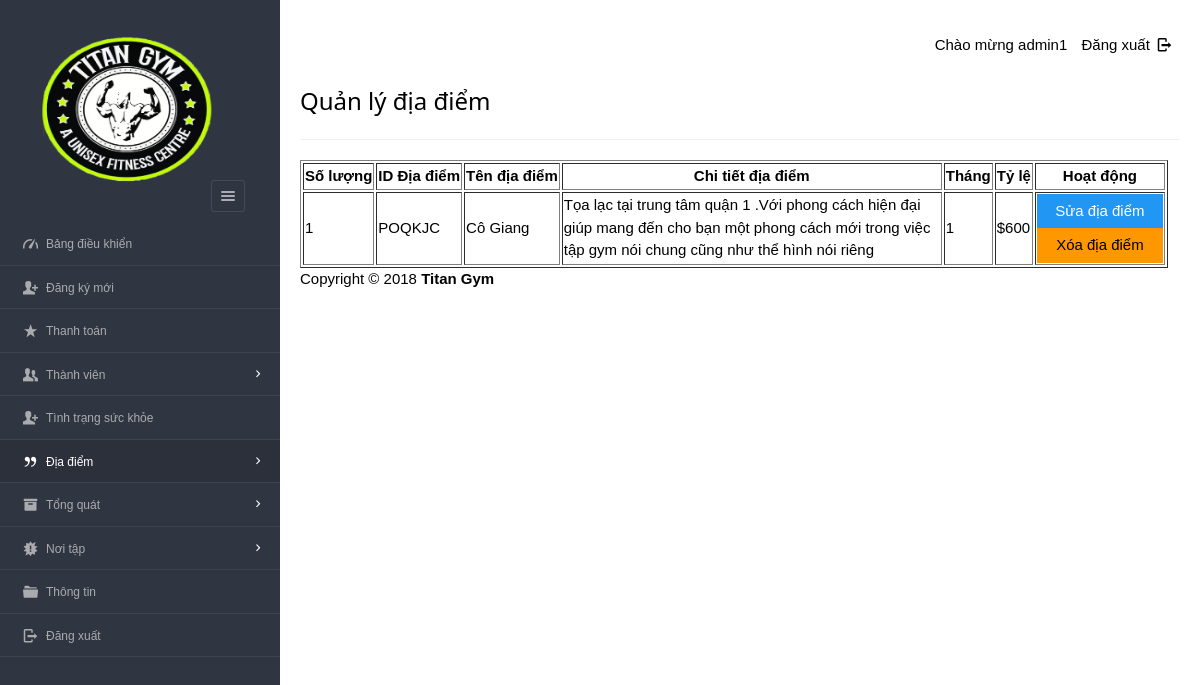
The page /dashboard/admin/view_plan.php (signed in) on the database its author committed.
### tables this page shows
CREATE TABLE `plan` (
  `pid` varchar(8) NOT NULL,
  `planName` varchar(255) NOT NULL,
  `description` varchar(255) NOT NULL,
  `validity` varchar(20) NOT NULL,
  `amount` int(10) NOT NULL,
  `active` varchar(255) DEFAULT NULL
);

### dashboard/admin/view_plan.php (the view, shortened to what this page needs)
<?php
require '../../include/db_conn.php';
?>
<!DOCTYPE html>
<html lang="en">
<head>
    <link rel="stylesheet" href="../../css/style.css"  id="style-resource-5">
    <link rel="stylesheet" href="../../css/dashMain.css">
    <link rel="stylesheet" type="text/css" href="../../css/entypo.css">
	<link href="a1style.css" rel="stylesheet" type="text/css">
</head>
     <body class="page-body  page-fade" onload="collapseSidebar()">
    	<div class="page-container sidebar-collapsed" id="navbarcollapse">
		<div class="sidebar-menu">
			<header class="logo-env">
			<div class="logo">
				<a href="main.php">
					<img src="../../images/logo.png" alt="" width="192" height="80" />
				</a>
			</div>
					<div class="sidebar-collapse" onclick="collapseSidebar()">
				<a href="#" class="sidebar-collapse-icon with-animation">
					<i class="entypo-menu"></i>
				</a>
			</div>
			</header>
    		<?php include('nav.php'); ?>
    	</div>
    		<div class="main-content">
				<div class="row">
					<div class="col-md-6 col-sm-8 clearfix">
					</div>
					<div class="col-md-6 col-sm-4 clearfix hidden-xs">
						<ul class="list-inline links-list pull-right">
							<li>Chào mừng <?php echo $_SESSION['full_name']; ?>
							</li>
							<li>
								<a href="logout.php">
									Đăng xuất <i class="entypo-logout right"></i>
								</a>
							</li>
						</ul>
					</div>
				</div>
		<h3>Quản lý địa điểm</h3>
		<hr />
		<table class="table table-bordered datatable" id="table-1" border=1>
			<thead>
				<tr>
					<th>Số lượng</th>
					<th>ID Địa điểm</th>
					<th>Tên địa điểm</th>
					<th>Chi tiết địa điểm</th>
					<th>Tháng</th>
					<th>Tỷ lệ</th>
					<th>Hoạt động</th>
				</tr>
			</thead>
				<tbody>
					<?php
					$query  = "select * from plan where active='yes' ORDER BY amount DESC";
					$result = mysqli_query($con, $query);
					$sno    = 1;
					if (mysqli_affected_rows($con) != 0) {
					    while ($row = mysqli_fetch_array($result, MYSQLI_ASSOC)) {
					        $msgid = $row['pid'];
					        echo "<tr><td>" . $sno . "</td>";
					        echo "<td>" . $row['pid'] . "</td>";
					        echo "<td>" . $row['planName'] . "</td>";
					        echo "<td width='380'>" . $row['description'] . "</td>";
					        echo "<td>" . $row['validity'] . "</td>";
					        echo "<td>$" . $row['amount'] . "</td>";
					        $sno++;
					        echo '<td><a href=edit_plan.php?id="'.$row['pid'].'"><input type="button" class="a1-btn a1-blue" id="boxxe" style="width:100%" value="Sửa địa điểm" ></a><form action="del_plan.php" method="post" onSubmit="return ConfirmDelete();"><input type="hidden" name="name" value="' . $msgid .'"/><input type="submit" id="button1" value="Xóa địa điểm" class="a1-btn a1-orange"/></form></td></tr>';
					    }
					}
					?>
				</tbody>
		</table>
<?php include('footer.php'); ?>
    	</div>
    </body>
</html>

### css/style.css (style rules this page uses)
html { font-size: 62.5%; font-family: sans-serif; }
div { display: block; }
body { font-family: "Noto Sans", sans-serif, "Helvetica Neue", Helvetica, Arial, sans-serif; font-size: 12px; line-height: 1.428571429; display: block; margin: 0; }
*, *:before, *:after { box-sizing: border-box; }
a { text-decoration: none; background: transparent; }
img { vertical-align: middle; }
img { border: 0; }
.logo img { width: 220px; height: 200px; }
input, button, select, textarea { font-family: inherit; font-size: inherit; line-height: inherit; }
button, input { line-height: normal; }
button, input, select, textarea { font-family: inherit; font-size: 100%; margin: 0; }
input { background-color: white; cursor: text; padding: 1px; border-width: 2px; border-style: inset; border-color: initial; border-image: initial; }
input, textarea, select, button { text-rendering: auto; color: initial; letter-spacing: normal; word-spacing: normal; text-transform: none; text-indent: 0px; text-shadow: none; display: inline-block; text-align: start; margin: 0em; font: 400 13.3333px Arial; }
button, html input[type="button"], input[type="reset"], input[type="submit"] { cursor: pointer; }
a { color: #373e4a; text-decoration: none; }
a { background: transparent; }
a { color: #373e4a; }
.page-container { position: relative; padding-left: 280px; }
.page-container .sidebar-menu { position: absolute; width: 280px; top: 0; left: 0; bottom: 0; background: #303641; color: #aaabae; z-index: 1; min-height: 796px; box-sizing: border-box; }
.page-container .sidebar-menu .logo-env { width: 100%; padding: 35px; padding-bottom: 10px; box-sizing: border-box; }
.page-container .sidebar-menu .logo-env:before, .page-container .sidebar-menu .logo-env:after { content: " "; display: table; }
.page-container .sidebar-menu .logo-env > div { display: block; vertical-align: middle; white-space: nowrap; float: left; }
.page-container .sidebar-menu .logo-env > div > a { display: inline-block; color: #aaabae; }
.page-container .sidebar-menu .logo-env > div.sidebar-collapse, .page-container .sidebar-menu .logo-env > div.sidebar-mobile-menu { position: relative; float: right; }
.page-container .sidebar-menu .logo-env > div.sidebar-collapse a, .page-container .sidebar-menu .logo-env > div.sidebar-mobile-menu a { display: inline-block; border: 1px solid #454a54; text-align: center; padding: 0; line-height: 1; font-size: 20px; font-weight: 300; padding: 5px 2px; background-clip: padding-box; border-radius: 3px; transition: all 200ms ease-in-out; }
.page-container .sidebar-menu .logo-env .logo img { width: 180px; height: 150px; }
.page-container .sidebar-menu .logo-env:after { clear: both; }
ul, ol { margin-top: 0; margin-bottom: 8.5px; }
ul, menu, dir { display: block; list-style-type: disc; }
li { display: list-item; }
i, cite, em, var, address, dfn { font-style: italic; }

### css/entypo.css (style rules this page uses)
[class^="entypo-"]:before, [class*=" entypo-"]:before { font-family: "entypo"; font-style: normal; font-weight: normal; speak: none; display: inline-block; text-decoration: inherit; width: 1em; margin-right: .2em; text-align: center; font-variant: normal; text-transform: none; line-height: 1em; margin-left: .2em; }
.entypo-menu:before { content: '\e811'; }
.entypo-logout:before { content: '\e85d'; }

### dashboard/admin/view_plan.php (style rules this page uses)
#button1 { width:126px; }

### rows shown on the page
plan: pid "POQKJC", planName "Cô Giang", description "Tọa lạc tại trung tâm quận 1 .Với phong cách hiện đại giúp mang đến cho bạn một phong cách mới trong việc tập gym nói chung cũng như thể hình nói riêng", validity "1", amount "600"

### other values the page prints
$_SESSION['full_name'] "admin1"
